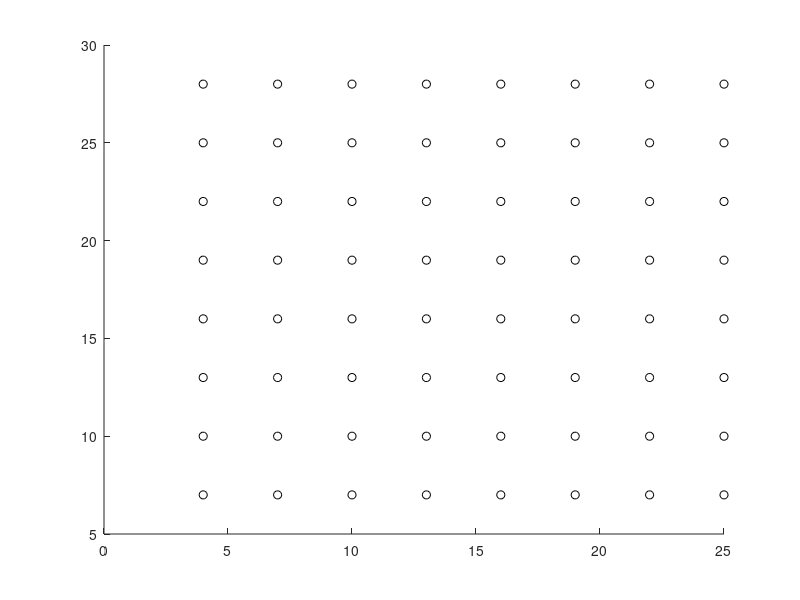

This chart was generated by the following MATLAB code: (Note: this script raises an error after producing the figure.)
function plot_MEA(offset_x, offset_y, LINE_TYPE)


%% default params
if nargin<1
    offset_x = 4;
end
if nargin<2
    offset_y = 7;
end 
if nargin<3
    LINE_TYPE='k';       %  default color is black
end
%hold on

grid_x = offset_x + 3*(0:7); % 전극간 거리는 좌표 ‘3’ 차이
grid_y = offset_y + 3*(0:7); % 전극간 거리는 좌표 ‘3’ 차이
[X,Y]=meshgrid(grid_x,grid_y);

%% mark circles
scatter(X(:), Y(:), LINE_TYPE)


%% mark channel numbers
hold on
% 
channel_no = 11:10:81;

text(grid_x, max(Y)+1.5, sprintfc('%d',channel_no), 'HorizontalAlignment','center')


axis xy

return 


%% To use
clf
plot_MEA